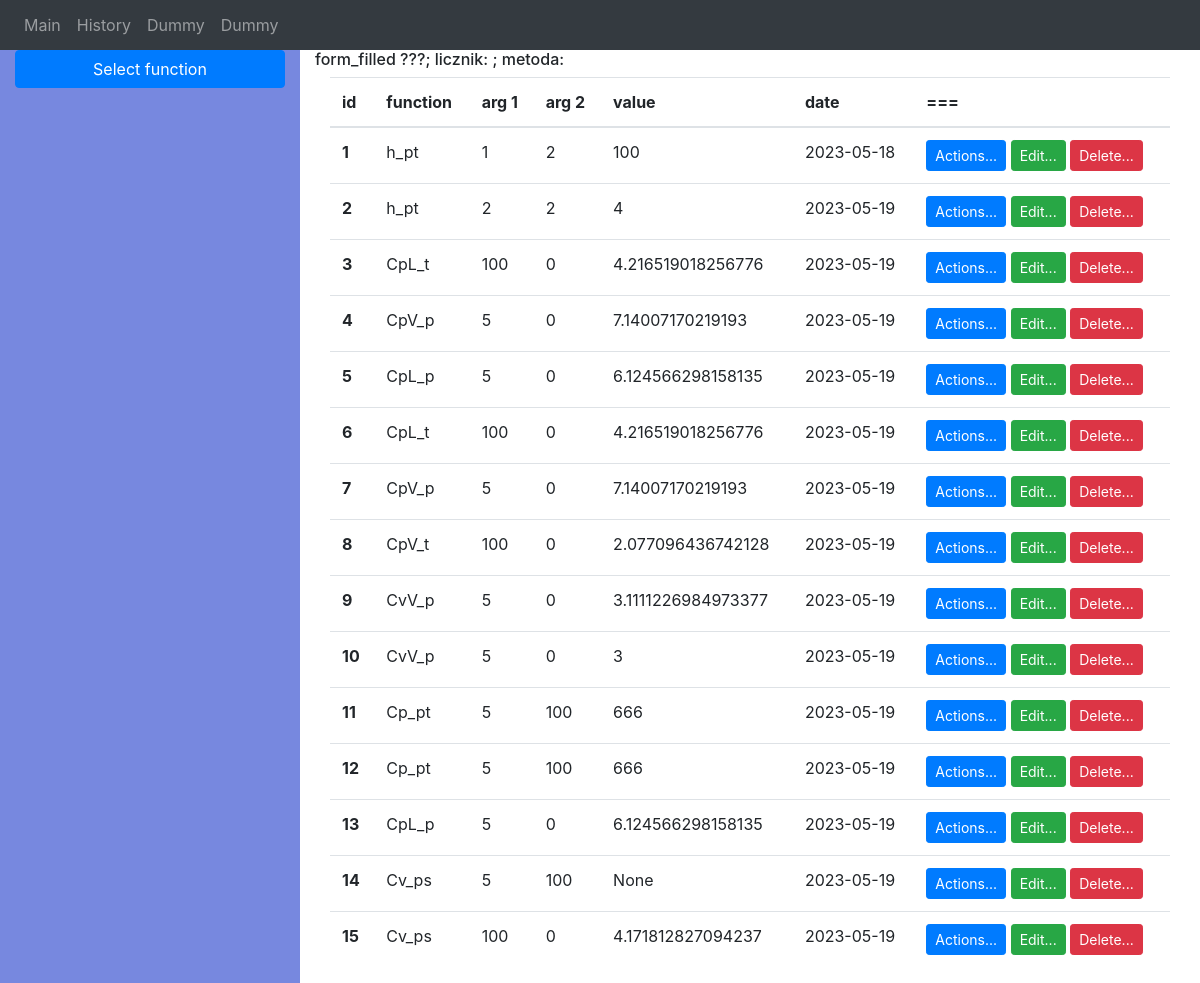
The app's page /steam_table_sql_history, older data.
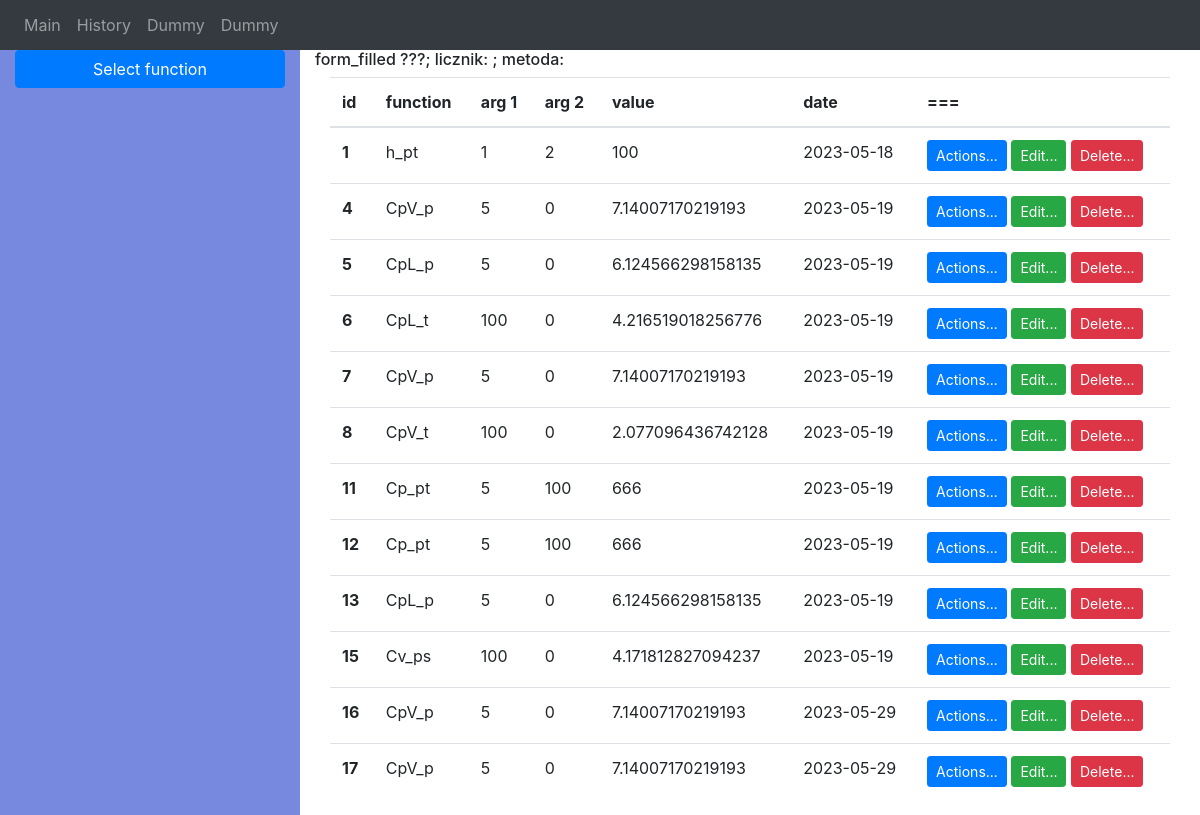
The same page, newer data.
### tables this page shows
CREATE TABLE history(id integer primary key autoincrement, function varchar(50), arg1 int, arg2 int, value int, date not null default(date()));

### app.py (the view)
@app.route('/steam_table_sql_history', methods=['GET','POST'])
def steam_table_sql_history():
    routeName = 'steam_table_sql_history'
    dbRecords = []
    db = get_db(app_info["db_file"])
    if test_db(db, tableColumns):
        sql_command = 'select id, function, arg1, arg2, value, date from history;'
        cur = db.execute(sql_command)
        dbRecords = cur.fetchall()
    return render_template('history.html',routeName=routeName, dbRecords=dbRecords)

### app.py (called while the page is built)
def get_db(db_path):
    if not hasattr(g, "sqlite_db"):
        conn = sqlite3.connect(db_path)
        conn.row_factory = sqlite3.Row
        g.sqlite_db = conn
    return g.sqlite_db

def test_db(conn, tableColumns):
    cur = conn.cursor()
    cur.execute("PRAGMA table_info(history)")
    rows = cur.fetchall()
    columnNames = [row["name"] for row in rows]
    for c in tableColumns:
        if c not in columnNames:
            return False
    return True

### Templates/history.html
{% extends "base.html" %}
{% block history %}
<div class="container">
    <table class="table">
        <thead>
          <tr>
            <th scope="col">id</th>
            <th scope="col">function</th>
            <th scope="col">arg 1</th>
            <th scope="col">arg 2</th>
            <th scope="col">value</th>
            <th scope="col">date</th>
            <th scope="col">===</th>
          </tr>
        </thead>
        <tbody>
          {% for dbRecord in dbRecords %}
          <tr>
          <th scope="row">{{ dbRecord.id }}</th>
          <td>{{ dbRecord.function }}</td>
          <td>{{ dbRecord.arg1 }}</td>
          <td>{{ dbRecord.arg2 }}</td>
          <td>{{ dbRecord.value }}</td>
          <td>{{ dbRecord.date }}</td>
          <td>
          <a href="#" class="btn btn-primary btn-sm" role="button">Actions...</a>
          <a href="#" class="btn btn-success btn-sm" role="button">Edit...</a>
          <a href="{{url_for('steam_table_sql_delete',record_id=dbRecord.id)}}" class="btn btn-danger btn-sm" role="button">Delete...</a>
          </td>
          </tr>
          {%endfor%}
        </tbody>
      </table>
</div>
{% endblock %}

### Templates/base.html (shortened to what this page needs)
{% from "macros.html" import confirmSelected, selectFunction, calculationValues, selectFunctionV2 %}
<!DOCTYPE html>
<html lang="pl">
<head>
  <link rel="stylesheet" href="https://cdn.jsdelivr.net/npm/bootstrap@4.6.2/dist/css/bootstrap.min.css">
</head>
<body>
  <nav id="navbar" class="navbar navbar-expand-sm bg-dark navbar-dark ">
    <ul class="navbar-nav">
      <li class="nav-item ">
        <a class="nav-link " href="{{url_for('steam_table_sql')}}">Main</a>
      </li>
      <li class="nav-item">
        <a class="nav-link " href="{{url_for('steam_table_sql_history')}}">History</a>
      </li>
      <li class="nav-item">
        <a class="nav-link " href="#">Dummy</a>
      </li>
      <li class="nav-item">
        <a class="nav-link " href="#">Dummy</a>
      </li>
    </ul>
  </nav>
  <div class="container-fluid">
    <div class="row">
      <div id="colSelectFunction" class="col-md-3" style="background-color: rgb(119, 136, 223); overflow-y: auto;">
        {{ selectFunctionV2(funkcjeDict, funkcja, routeName) }}
      </div>
      <div class="col-md background-color:pink">
        {% include 'debug_info.html' %}
        {% if routeName == 'steam_table_sql_history'%}
          {% block history%}
          {% endblock %}
        {% endif %}
      </div>
    </div>
  </div>
</body>
</html>

### Templates/macros.html (shortened to what this page needs)
{% macro selectFunctionV2(funkcjeDict, funkcja, routeName) %}
    <form action="{{url_for(routeName, _external=True)}}", method="POST">
        <div class="row" >
            <div class="col-md-12" >
                <button type="submit" class="btn btn-primary btn-block sticky-top" >Select function</button>
            </div>
        </div>
    </form>
{% endmacro %}

### Templates/debug_info.html
 <h6>form_filled ???; licznik: {{globalnyLicznik}}; metoda: {{formMethod}}</h6>

### Templates/base.html (style rules this page uses)
.navbar { height: 50px; }

Row changes from the older to the newer data that the page shows:
removed history: id "2", function "h_pt", arg1 "2", arg2 "2", value "4", date "2023-05-19"
removed history: id "3", function "CpL_t", arg1 "100", arg2 "0", value "4.216519018256776", date "2023-05-19"
removed history: id "9", function "CvV_p", arg1 "5", arg2 "0", value "3.1111226984973377", date "2023-05-19"
removed history: id "10", function "CvV_p", arg1 "5", arg2 "0", value "3", date "2023-05-19"
removed history: id "14", function "Cv_ps", arg1 "5", arg2 "100", value "None", date "2023-05-19"
added history: id "16", function "CpV_p", arg1 "5", arg2 "0", value "7.14007170219193", date "2023-05-29"
added history: id "17", function "CpV_p", arg1 "5", arg2 "0", value "7.14007170219193", date "2023-05-29"
